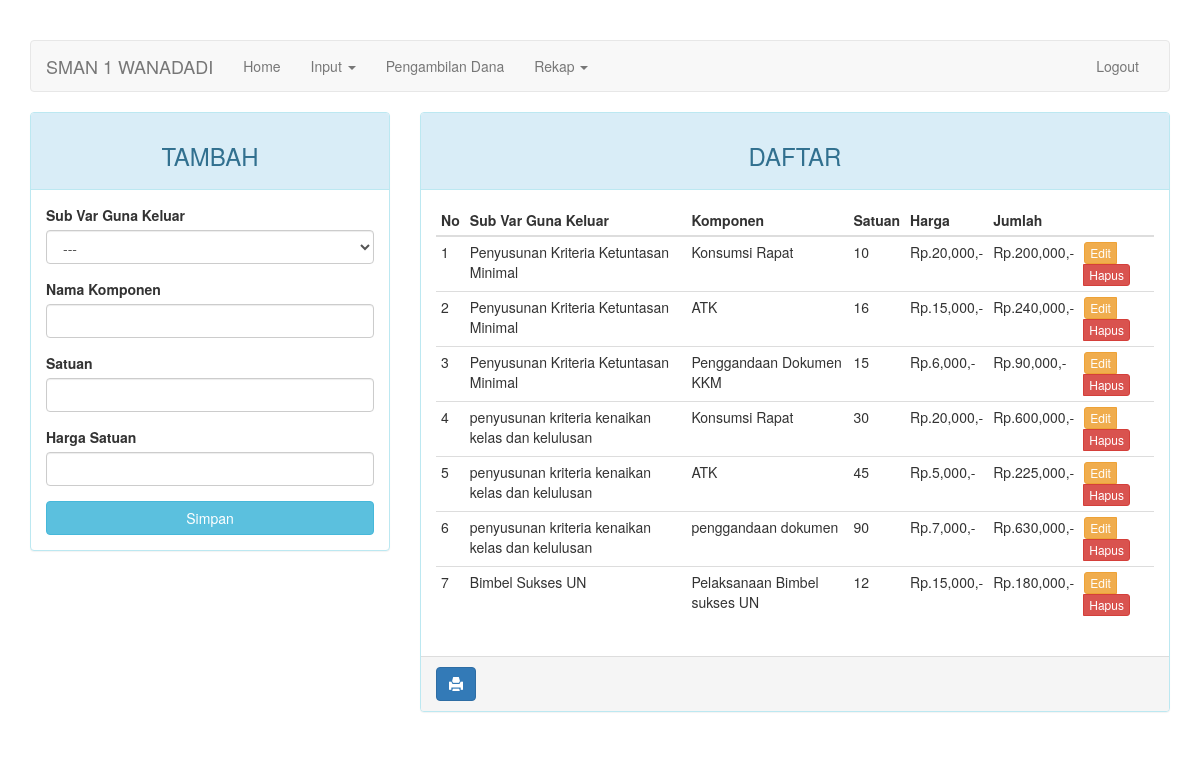
/index.php?halaman=komponen_sub_var_guna (signed in), run on the app's committed database.
### tables this page shows
CREATE TABLE `komponen_sub_var_guna` (
  `kd_komp_sub_var_guna` int(5) NOT NULL,
  `kd_sub_var_guna_keluar` int(5) NOT NULL,
  `nama_komp_sub_var_guna` varchar(50) NOT NULL,
  `satuan` int(6) DEFAULT NULL,
  `harga` int(8) DEFAULT NULL,
  `jumlah` int(11) DEFAULT NULL
);

CREATE TABLE `sub_var_guna_keluar` (
  `kd_sub_var_guna_keluar` int(5) NOT NULL,
  `kd_var_guna_keluar` int(5) NOT NULL,
  `nama_sub_var_guna_keluar` varchar(50) NOT NULL,
  `jumlah` int(11) DEFAULT NULL
);

### halaman/komponen_sub_var_guna.php (the view, shortened to what this page needs)
<div class="row">
    <div class="col-md-4 hidden-print">
        <div class="panel panel-info">
            <div class="panel-heading"><h3 class="text-center">TAMBAH</h3></div>
            <div class="panel-body">
                <form action="<?=$_SERVER['REQUEST_URI']?>" method="POST">
                    <div class="form-group">
                        <label for="kd_sub_var_guna_keluar">Sub Var Guna Keluar</label>
                        <select name="kd_sub_var_guna_keluar" class="form-control">
                            <option value="" selected="on">---</option>
                        </select>
                    </div>
                    <div class="form-group">
                        <label for="nama_komp_sub_var_guna">Nama Komponen</label>
                        <input type="text" name="nama_komp_sub_var_guna" class="form-control">
                    </div>
                    <div class="form-group">
                        <label for="satuan">Satuan</label>
                        <input type="number" name="satuan" class="form-control">
                    </div>
                    <div class="form-group">
                        <label for="harga">Harga Satuan</label>
                        <input type="number" name="harga" class="form-control">
                    </div>
                    <button type="submit" class="btn btn-info btn-block">Simpan</button>
                </form>
            </div>
        </div>
    </div>
    <div class="col-md-8">
        <div class="panel panel-info">
            <div class="panel-heading"><h3 class="text-center">DAFTAR</h3></div>
            <div class="panel-body">
                <table class="table table-condensed">
                    <thead>
                    <tr>
                        <th>No</th>
                        <th>Sub Var Guna Keluar</th>
                        <th>Komponen</th>
                        <th>Satuan</th>
                        <th>Harga</th>
                        <th>Jumlah</th>
                        <th class="hidden-print"></th>
                    </tr>
                    </thead>
                    <tbody>
                    <?php if($query = $koneksi->query("SELECT *, k.jumlah AS jumlah_k FROM komponen_sub_var_guna k LEFT JOIN sub_var_guna_keluar s ON k.kd_sub_var_guna_keluar=s.kd_sub_var_guna_keluar")): ?>
                        <?php $no = 1; ?>
                        <?php while($data = $query->fetch_array()): ?>
                            <tr>
                                <td><?=$no++?></td>
                                <td><?=$data['nama_sub_var_guna_keluar']?></td>
                                <td><?=$data['nama_komp_sub_var_guna']?></td>
                                <td><?=$data['satuan']?></td>
                                <td>Rp.<?=number_format($data['harga'])?>,-</td>
                                <td>Rp.<?=number_format($data['jumlah_k'])?>,-</td>
                                <td class="hidden-print">
                                    <div class="btn-group">
                                        <a href="?halaman=komponen_sub_var_guna&action=update&id=<?=$data['kd_komp_sub_var_guna']?>" class="btn btn-warning btn-xs">Edit</a>
                                        <a href="?halaman=komponen_sub_var_guna&action=delete&id=<?=$data['kd_komp_sub_var_guna']?>" class="btn btn-danger btn-xs">Hapus</a>
                                    </div>
                                </td>
                            </tr>
                        <?php endwhile ?>
                    <?php endif ?>
                    </tbody>
                </table>
            </div>
            <div class="panel-footer hidden-print ">
                <a onClick="window.print();return false" class="btn btn-primary"><i class="glyphicon glyphicon-print"></i></a>
            </div>
        </div>
    </div>
</div>

### index.php (style rules this page uses)
body { margin-top: 40px; }

### data on the page
komponen_sub_var_guna: kd_sub_var_guna_keluar.nama_sub_var_guna_keluar "Penyusunan Kriteria Ketuntasan Minimal", nama_komp_sub_var_guna "Konsumsi Rapat", satuan "10", harga "20,000", jumlah "200,000"
komponen_sub_var_guna: kd_sub_var_guna_keluar.nama_sub_var_guna_keluar "Penyusunan Kriteria Ketuntasan Minimal", nama_komp_sub_var_guna "ATK", satuan "16", harga "15,000", jumlah "240,000"
komponen_sub_var_guna: kd_sub_var_guna_keluar.nama_sub_var_guna_keluar "Penyusunan Kriteria Ketuntasan Minimal", nama_komp_sub_var_guna "Penggandaan Dokumen KKM", satuan "15", harga "6,000", jumlah "90,000"
komponen_sub_var_guna: kd_sub_var_guna_keluar.nama_sub_var_guna_keluar "penyusunan kriteria kenaikan kelas dan kelulusan", nama_komp_sub_var_guna "Konsumsi Rapat", satuan "30", harga "20,000", jumlah "600,000"
komponen_sub_var_guna: kd_sub_var_guna_keluar.nama_sub_var_guna_keluar "penyusunan kriteria kenaikan kelas dan kelulusan", nama_komp_sub_var_guna "ATK", satuan "45", harga "5,000", jumlah "225,000"
komponen_sub_var_guna: kd_sub_var_guna_keluar.nama_sub_var_guna_keluar "penyusunan kriteria kenaikan kelas dan kelulusan", nama_komp_sub_var_guna "penggandaan dokumen", satuan "90", harga "7,000", jumlah "630,000"
komponen_sub_var_guna: kd_sub_var_guna_keluar.nama_sub_var_guna_keluar "Bimbel Sukses UN", nama_komp_sub_var_guna "Pelaksanaan Bimbel sukses UN", satuan "12", harga "15,000", jumlah "180,000"
